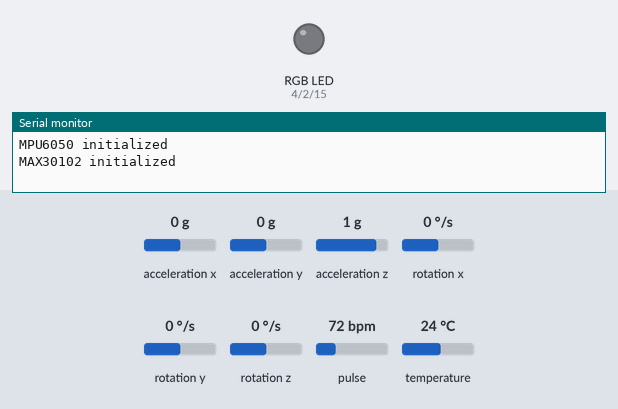
The sketch below on a simulated ESP32. Parts: an RGB LED mixed from three pins (HIGH = lit), the last lines printed to the serial monitor. The inputs (shaded band) are chosen by the test bench; at power-on: acceleration x 0 g, acceleration y 0 g, acceleration z 1 g, rotation x 0 °/s, rotation y 0 °/s, rotation z 0 °/s, pulse 72 bpm, temperature 24 °C. Dim RGB values are drawn brighter than linear.

Above: at 1.2 s.
1.3 s: acceleration x set to -1 g
At 1.3 s:
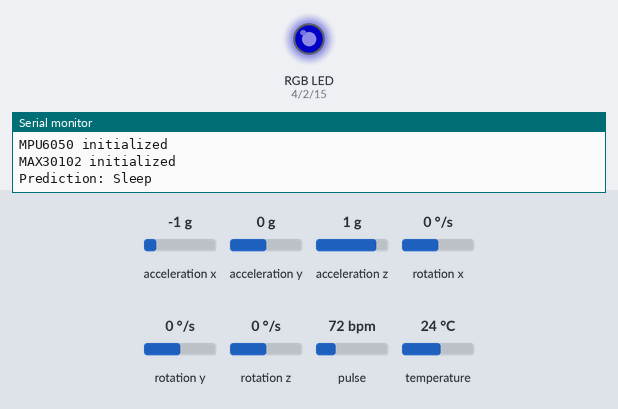
3.6 s: acceleration x set to -1.3 g
5.1 s: acceleration y set to -0.7 g
7.3 s: acceleration y set to -1 g
8.8 s: acceleration z set to 0.4 g
11.1 s: acceleration z set to 0.1 g
Timing chart, 0 to 13.6 s (numbered marks = the images above; inputs shaded):
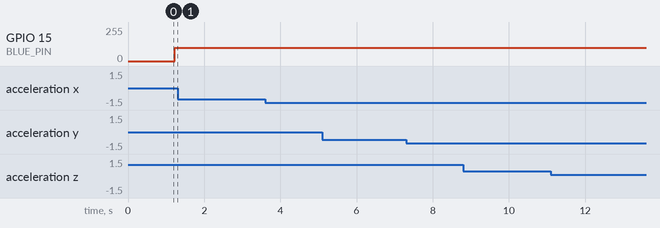

The sketch:

predict_with_svm.ino
```cpp
#include <Wire.h>
#include <Adafruit_MPU6050.h>
#include <Adafruit_Sensor.h>
#include "MAX30105.h"
#include "svm_model.h"
#include "scaler_values.h"

#define RED_PIN   4
#define GREEN_PIN 2
#define BLUE_PIN  15

#define SDA_PIN 21
#define SCL_PIN 22
#define WINDOW_SIZE 50
#define N_RAW_FEATURES 7

Adafruit_MPU6050 mpu;
MAX30105 particleSensor;

float buffer[WINDOW_SIZE][N_RAW_FEATURES];
int buffer_index = 0;

// SVM prediction
int predict(float* features) {
    float norm_features[n_features];
    norm_features[0] = (features[0] - IR_mean_min) / (IR_mean_max - IR_mean_min);
    norm_features[1] = (features[1] - AccelX_std_min) / (AccelX_std_max - AccelX_std_min);
    norm_features[2] = (features[2] - AccelY_std_min) / (AccelY_std_max - AccelY_std_min);
    norm_features[3] = (features[3] - AccelZ_std_min) / (AccelZ_std_max - AccelZ_std_min);
    norm_features[4] = (features[4] - GyroX_std_min) / (GyroX_std_max - GyroX_std_min);
    norm_features[5] = (features[5] - GyroY_std_min) / (GyroY_std_max - GyroY_std_min);
    norm_features[6] = (features[6] - GyroZ_std_min) / (GyroZ_std_max - GyroZ_std_min);

    float decision = 0.0;
    for (int i = 0; i < n_support_vectors; i++) {
        float dot_product = 0.0;
        for (int j = 0; j < n_features; j++) {
            dot_product += norm_features[j] * support_vectors[i * n_features + j];
        }
        decision += dual_coef[i] * dot_product;
    }
    decision += intercept;
    return decision > 0 ? 1 : 0;
}

// Feature extraction
void extract_features(float* features_out) {
    float ir_sum = 0;
    float means[N_RAW_FEATURES] = {0};
    float stds[N_RAW_FEATURES] = {0};

    // Compute means
    for (int i = 0; i < WINDOW_SIZE; i++) {
        for (int j = 0; j < N_RAW_FEATURES; j++) {
            means[j] += buffer[i][j];
        }
    }
    for (int j = 0; j < N_RAW_FEATURES; j++) {
        means[j] /= WINDOW_SIZE;
    }
    ir_sum = means[6];  // IR mean

    // Compute std for accel/gyro (skip IR)
    for (int i = 0; i < WINDOW_SIZE; i++) {
        for (int j = 0; j < N_RAW_FEATURES - 1; j++) {  // Exclude IR
            float diff = buffer[i][j] - means[j];
            stds[j] += diff * diff;
        }
    }
    for (int j = 0; j < N_RAW_FEATURES - 1; j++) {
        stds[j] = sqrt(stds[j] / WINDOW_SIZE);
    }

    // Fill features: IR_mean, then stds for accel/gyro
    features_out[0] = ir_sum;
    for (int j = 0; j < N_RAW_FEATURES - 1; j++) {
        features_out[j + 1] = stds[j];
    }
}

void setup() {
    Serial.begin(115200);
    while (!Serial) { delay(10); }

    Wire.begin(SDA_PIN, SCL_PIN);

    if (!mpu.begin()) {
        Serial.println("MPU6050 not found!");
        while (1) { delay(10); }
    }
    mpu.setAccelerometerRange(MPU6050_RANGE_8_G);
    mpu.setGyroRange(MPU6050_RANGE_500_DEG);
    mpu.setFilterBandwidth(MPU6050_BAND_21_HZ);
    Serial.println("MPU6050 initialized");

    if (!particleSensor.begin(Wire, I2C_SPEED_FAST)) {
        Serial.println("MAX30102 not found!");
        while (1) { delay(10); }
    }
    particleSensor.setup(0x1F, 1, 2, 400, 411, 4096);
    particleSensor.clearFIFO();
    Serial.println("MAX30102 initialized");

    // Set RGB pins as output
    pinMode(RED_PIN, OUTPUT);
    pinMode(GREEN_PIN, OUTPUT);
    pinMode(BLUE_PIN, OUTPUT);
}

void loop() {
    sensors_event_t a, g, temp;
    mpu.getEvent(&a, &g, &temp);
    long irValue = particleSensor.getIR();

    buffer[buffer_index][0] = a.acceleration.x;
    buffer[buffer_index][1] = a.acceleration.y;
    buffer[buffer_index][2] = a.acceleration.z;
    buffer[buffer_index][3] = g.gyro.x;
    buffer[buffer_index][4] = g.gyro.y;
    buffer[buffer_index][5] = g.gyro.z;
    buffer[buffer_index][6] = (float)irValue;
    buffer_index = (buffer_index + 1) % WINDOW_SIZE;

    static int sample_count = 0;
    sample_count++;
    if (sample_count >= WINDOW_SIZE) {
        float features[n_features];
        extract_features(features);
        int result = predict(features);
        Serial.print("Prediction: ");
        Serial.println(result ? "Awake" : "Sleep");
        sample_count = 0;
        if (result) {
          setColor(0, 255, 0, 100);
        }
        else{
          setColor(0, 0, 255, 100);
        }
    }

    delay(20);  // ~10 Hz
}

// Function to set color with brightness control
void setColor(uint8_t red, uint8_t green, uint8_t blue, uint8_t brightness) {
  analogWrite(RED_PIN, (red * brightness) / 255);
  analogWrite(GREEN_PIN, (green * brightness) / 255);
  analogWrite(BLUE_PIN, (blue * brightness) / 255);
}

/*
for wrong RGB:
#include <Wire.h>
#include <Adafruit_MPU6050.h>
#include <Adafruit_Sensor.h>
#include "MAX30105.h"
#include "svm_model.h"
#include "scaler_values.h"

#define RED_PIN   3
#define GREEN_PIN 4
#define BLUE_PIN  2

#define SDA_PIN 8
#define SCL_PIN 9
#define WINDOW_SIZE 50
#define N_RAW_FEATURES 7

Adafruit_MPU6050 mpu;
MAX30105 particleSensor;

float buffer[WINDOW_SIZE][N_RAW_FEATURES];
int buffer_index = 0;

// SVM prediction
int predict(float* features) {
    float norm_features[n_features];
    norm_features[0] = (features[0] - IR_mean_min) / (IR_mean_max - IR_mean_min);
    norm_features[1] = (features[1] - AccelX_std_min) / (AccelX_std_max - AccelX_std_min);
    norm_features[2] = (features[2] - AccelY_std_min) / (AccelY_std_max - AccelY_std_min);
    norm_features[3] = (features[3] - AccelZ_std_min) / (AccelZ_std_max - AccelZ_std_min);
    norm_features[4] = (features[4] - GyroX_std_min) / (GyroX_std_max - GyroX_std_min);
    norm_features[5] = (features[5] - GyroY_std_min) / (GyroY_std_max - GyroY_std_min);
    norm_features[6] = (features[6] - GyroZ_std_min) / (GyroZ_std_max - GyroZ_std_min);

    float decision = 0.0;
    for (int i = 0; i < n_support_vectors; i++) {
        float dot_product = 0.0;
        for (int j = 0; j < n_features; j++) {
            dot_product += norm_features[j] * support_vectors[i * n_features + j];
        }
        decision += dual_coef[i] * dot_product;
    }
    decision += intercept;
    return decision > 0 ? 1 : 0;
}

// Feature extraction
void extract_features(float* features_out) {
    float ir_sum = 0;
    float means[N_RAW_FEATURES] = {0};
    float stds[N_RAW_FEATURES] = {0};

    // Compute means
    for (int i = 0; i < WINDOW_SIZE; i++) {
        for (int j = 0; j < N_RAW_FEATURES; j++) {
            means[j] += buffer[i][j];
        }
    }
    for (int j = 0; j < N_RAW_FEATURES; j++) {
        means[j] /= WINDOW_SIZE;
    }
    ir_sum = means[6];  // IR mean

    // Compute std for accel/gyro (skip IR)
    for (int i = 0; i < WINDOW_SIZE; i++) {
        for (int j = 0; j < N_RAW_FEATURES - 1; j++) {  // Exclude IR
            float diff = buffer[i][j] - means[j];
            stds[j] += diff * diff;
        }
    }
    for (int j = 0; j < N_RAW_FEATURES - 1; j++) {
        stds[j] = sqrt(stds[j] / WINDOW_SIZE);
    }

    // Fill features: IR_mean, then stds for accel/gyro
    features_out[0] = ir_sum;
    for (int j = 0; j < N_RAW_FEATURES - 1; j++) {
        features_out[j + 1] = stds[j];
    }
}

void setup() {
    // Serial.begin(115200);
    // while (!Serial) { delay(10); }

    Wire.begin(SDA_PIN, SCL_PIN);

    if (!mpu.begin()) {
        // Serial.println("MPU6050 not found!");
        while (1) { delay(10); }
    }
    mpu.setAccelerometerRange(MPU6050_RANGE_8_G);
    mpu.setGyroRange(MPU6050_RANGE_500_DEG);
    mpu.setFilterBandwidth(MPU6050_BAND_21_HZ);
    // Serial.println("MPU6050 initialized");

    if (!particleSensor.begin(Wire, I2C_SPEED_FAST)) {
        // Serial.println("MAX30102 not found!");
        while (1) { delay(10); }
    }
    particleSensor.setup(0x1F, 1, 2, 400, 411, 4096);
    particleSensor.clearFIFO();
    // Serial.println("MAX30102 initialized");

    // Set RGB pins as output
    pinMode(RED_PIN, OUTPUT);
    pinMode(GREEN_PIN, OUTPUT);
    pinMode(BLUE_PIN, OUTPUT);
}

void loop() {
    sensors_event_t a, g, temp;
    mpu.getEvent(&a, &g, &temp);
    long irValue = particleSensor.getIR();

    buffer[buffer_index][0] = a.acceleration.x;
    buffer[buffer_index][1] = a.acceleration.y;
    buffer[buffer_index][2] = a.acceleration.z;
    buffer[buffer_index][3] = g.gyro.x;
    buffer[buffer_index][4] = g.gyro.y;
    buffer[buffer_index][5] = g.gyro.z;
    buffer[buffer_index][6] = (float)irValue;
    buffer_index = (buffer_index + 1) % WINDOW_SIZE;

    static int sample_count = 0;
    sample_count++;
    if (sample_count >= WINDOW_SIZE) {
        float features[n_features];
        extract_features(features);
        int result = predict(features);
        // Serial.print("Prediction: ");
        // Serial.println(result ? "Awake" : "Sleep");
        sample_count = 0;
        if (result) {
          setColor(0, 255, 0, 10);
        }
        else{
          setColor(0, 0, 255, 10);
        }
    }

    delay(100);  // ~10 Hz
}

// Function to set color with brightness control
void setColor(uint8_t red, uint8_t green, uint8_t blue, uint8_t brightness) {
  analogWrite(RED_PIN, (red * brightness) / 255);
  analogWrite(GREEN_PIN, (green * brightness) / 255);
  analogWrite(BLUE_PIN, (blue * brightness) / 255);
}
*/
```

scaler_values.h
```cpp
// Scaler values
const float IR_mean_min = 84404.2f;
const float IR_mean_max = 98791.36f;
const float AccelX_std_min = 0.016391747550371264f;
const float AccelX_std_max = 1.2035406269903506f;
const float AccelY_std_min = 0.01674808548303175f;
const float AccelY_std_max = 1.45481964040992f;
const float AccelZ_std_min = 0.015284566044990422f;
const float AccelZ_std_max = 0.9990398606989143f;
const float GyroX_std_min = 0.00682375801662015f;
const float GyroX_std_max = 1.1534812974961794f;
const float GyroY_std_min = 0.002749693860510768f;
const float GyroY_std_max = 0.38653191435679213f;
const float GyroZ_std_min = 0.002822359701688338f;
const float GyroZ_std_max = 0.5330640827579088f;
```

Source omitted: svm_model.h (66369 bytes)
